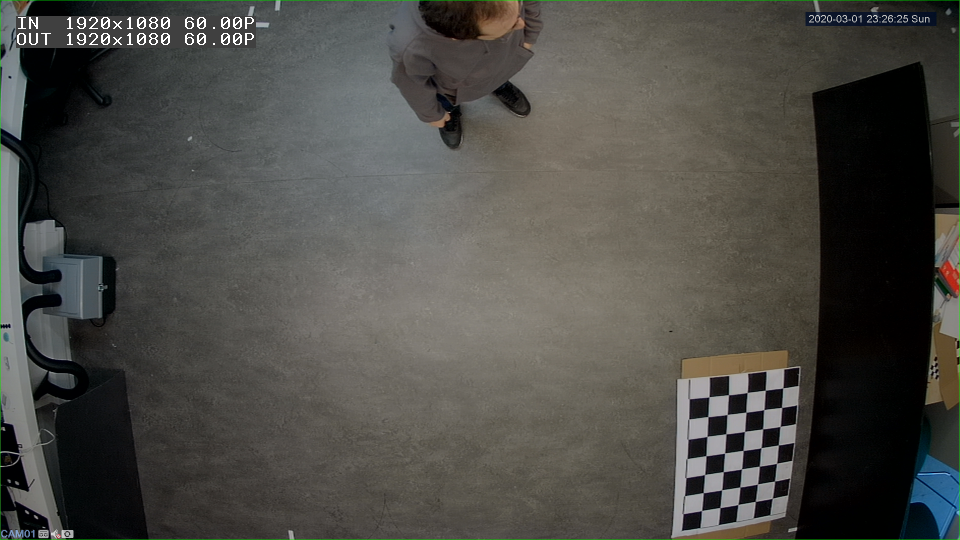
#> input picture server/vision/checkerboards/board0.png, 1920 x 1080 px (shown at 1/2 size); its folder holds only this picture in this run
$ python calibration.py
#> lines starting #> are read from the running program, lines starting #| are printed output that depends on the picture; long printed decimals are rounded
import cv2
import os
import glob
import numpy as np
import pickle

'''
Please DO NOT execute this file.
'''

# If set to true, display all the valid checkerboards
SHOW = False
# If set to true, load serialized camera parameters
LOAD = True

# Using a 5x7 checkerboard, see checkerboards/board9.png for an example
CHECKERBOARD = (5,7)

# This is the termination criteria for cornerSubPix. It refines corners' coordinates.
criteria = (cv2.TERM_CRITERIA_EPS + cv2.TERM_CRITERIA_MAX_ITER, 30, 0.001)

# These 3D coordinates represent the dimensions in the real world
# The side of a square on the checkerboard is 0.1078 meter
objp = np.zeros((5*7, 3), np.float32)
objp[:, :2] = np.mgrid[0:7, 0:5].T.reshape(-1, 2) * 0.1078

objpoints = [] # 3d point in real world space, will always be objp in our case.
imgpoints = [] # 2d points in image plane, coordinates captured by the camera.

images = glob.glob('./checkerboards/*.png')

for fname in images:
    img = cv2.imread(fname)
#> img is the input picture: shape (1080, 1920, 3); mean B, G, R 70.3, 75.1, 75.9
    gray = cv2.cvtColor(img, cv2.COLOR_BGR2GRAY)
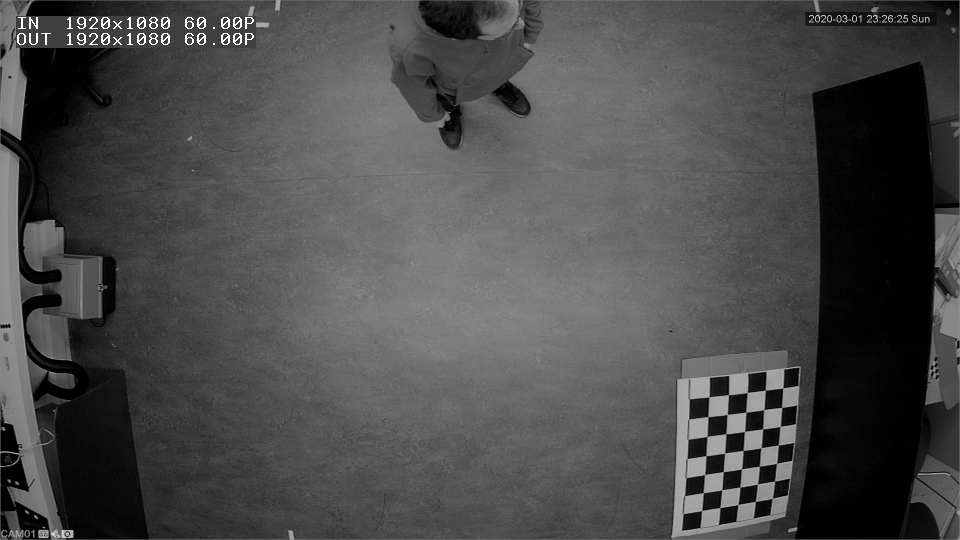
#> gray: shape (1080, 1920) (shown at 1/2 size); min 0, max 255, mean 74.8
    # Find the chess board corners
    ret, corners = cv2.findChessboardCorners(gray, CHECKERBOARD, None)
#> ret = True; corners = 35 rows, first 8: [1544.7, 997.2], [1510.8, 1003.1], [1476.1, 1009.7], [1440.3, 1015.7], [1403.7, 1021.4], [1549.4, 962.5], [1515.4, 968.5], [1480.2, 974.4]

    # If found, add object points, image points.
    if ret:
        objpoints.append(objp)
        corners2 = cv2.cornerSubPix(gray,corners, (11,11), (-1,-1), criteria)
#> corners2 = 35 rows, first 8: [1544.9, 997.1], [1511, 1003.2], [1476.4, 1009.5], [1440.3, 1015.6], [1403.5, 1021.6], [1549.6, 962.6], [1515.3, 968.6], [1480.2, 974.5]
        imgpoints.append(corners2)

        if SHOW:
            # Draw and display the corners
            cv2.drawChessboardCorners(img, CHECKERBOARD, corners2, ret)
            cv2.namedWindow('img', cv2.WINDOW_NORMAL)
            cv2.resizeWindow('img', (1280,720))
            cv2.imshow('img', img)
            cv2.waitKey(200)

cv2.destroyAllWindows()

# Calibrate the camera using captured results
if LOAD:
    dirname = os.path.abspath(__file__ + "/..")
    param = pickle.load(open(os.path.join(dirname, 'camera_param' + '.p'), "rb"))
#> (reads server/vision/camera_param.p from the repository)
    mtx, dist, rvecs, tvecs = param[0], param[1], param[2], param[3]
else:
    ret, mtx, dist, rvecs, tvecs = cv2.calibrateCamera(objpoints, imgpoints, (1920, 1080), None, None)
    dirname = os.path.abspath(__file__ + "/..")
    # pickle.dump([mtx, dist, rvecs, tvecs], open(os.path.join(dirname, 'camera_param' + '.p'), "wb"))


# Calculate reporjection error
mean_error = 0
for i in range(len(objpoints)):
    imgpoints2, _ = cv2.projectPoints(objpoints[i], rvecs[i], tvecs[i], mtx, dist)
    error = cv2.norm(imgpoints[i], imgpoints2, cv2.NORM_L2)/len(imgpoints2)
    mean_error += error
#> this loop made 1 pass
#> (error, mean_error) on pass 1: (60.29, 60.29)
#> after the loop, mean_error = 60.29
print( "total error in pixels: {}".format(mean_error/len(objpoints)) )
#| total error in pixels: 60.287
